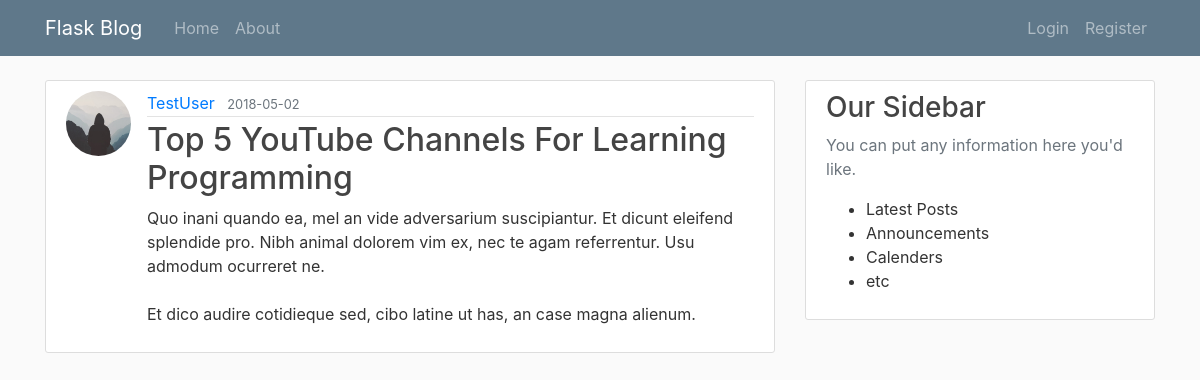
The page /post/25 on the database its author committed.
### flaskblog/models.py (models this page shows, shortened)
class User(db.Model, UserMixin):
    id = db.Column(db.Integer, primary_key=True)
    username = db.Column(db.String(20), unique=True, nullable=False)
    email = db.Column(db.String(120), unique=True, nullable=False)
    image_file = db.Column(db.String(20), nullable=False, default='default.jpg')
    password = db.Column(db.String(60), nullable=False)
    posts = db.relationship('Post', backref='author', lazy=True)

class Post(db.Model):
    id = db.Column(db.Integer, primary_key=True)
    title = db.Column(db.String(100), nullable=False)
    date_posted = db.Column(db.DateTime, nullable=False, default=datetime.utcnow)
    content = db.Column(db.Text, nullable=False)
    user_id = db.Column(db.Integer, db.ForeignKey('user.id'), nullable=False)

### flaskblog/posts/routes.py (the view)
@posts.route("/post/<int:post_id>")
def post(post_id):
    post = Post.query.get_or_404(post_id)
    return render_template('post.html', title=post.title, post=post)

### flaskblog/templates/post.html (shortened to what this page needs)
{% extends "layout.html" %}
{% block content %}
<article class="media content-section">
    <img class="rounded-circle article-img"
        src="{{ url_for('static', filename='profile_pics/' + post.author.image_file) }}">
    <div class="media-body">
        <div class="article-metadata">
            <a class="mr-2" href="{{ url_for('users.user_posts', username=post.author.username)}}">{{ post.author.username }}</a>
            <small class="text-muted">{{ post.date_posted.strftime('%Y-%m-%d') }}</small>
        </div>
        <h2 class="article-title" >{{ post.title }}</h2>
        <p class="article-content">{{ post.content }}</p>
    </div>
</article>
{% endblock content %}

### flaskblog/static/main.css (style rules this page uses)
body { background: #fafafa; color: #333333; margin-top: 5rem; }
h1, h2, h3, h4, h5, h6 { color: #444444; }
.content-section { background: #ffffff; padding: 10px 20px; border: 1px solid #dddddd; border-radius: 3px; margin-bottom: 20px; }
.article-title { color: #444444; }
.article-content { white-space: pre-line; }
.article-img { height: 65px; width: 65px; margin-right: 16px; }
.article-metadata { padding-bottom: 1px; margin-bottom: 4px; border-bottom: 1px solid #e3e3e3 }

### rows shown on the page
User: image_file (placeholder picture), author.username "TestUser"
Post: date_posted "2018-05-02", title "Top 5 YouTube Channels For Learning Programming", content "Quo inani quando ea, mel an vide adversarium suscipiantur. Et dicunt eleifend splendide pro. Nibh animal dolorem vim ex, nec te agam referrentur. Usu admodum ocurreret ne. Et dico audire cotidieque sed, cibo latine ut has, an case magna alienum."
